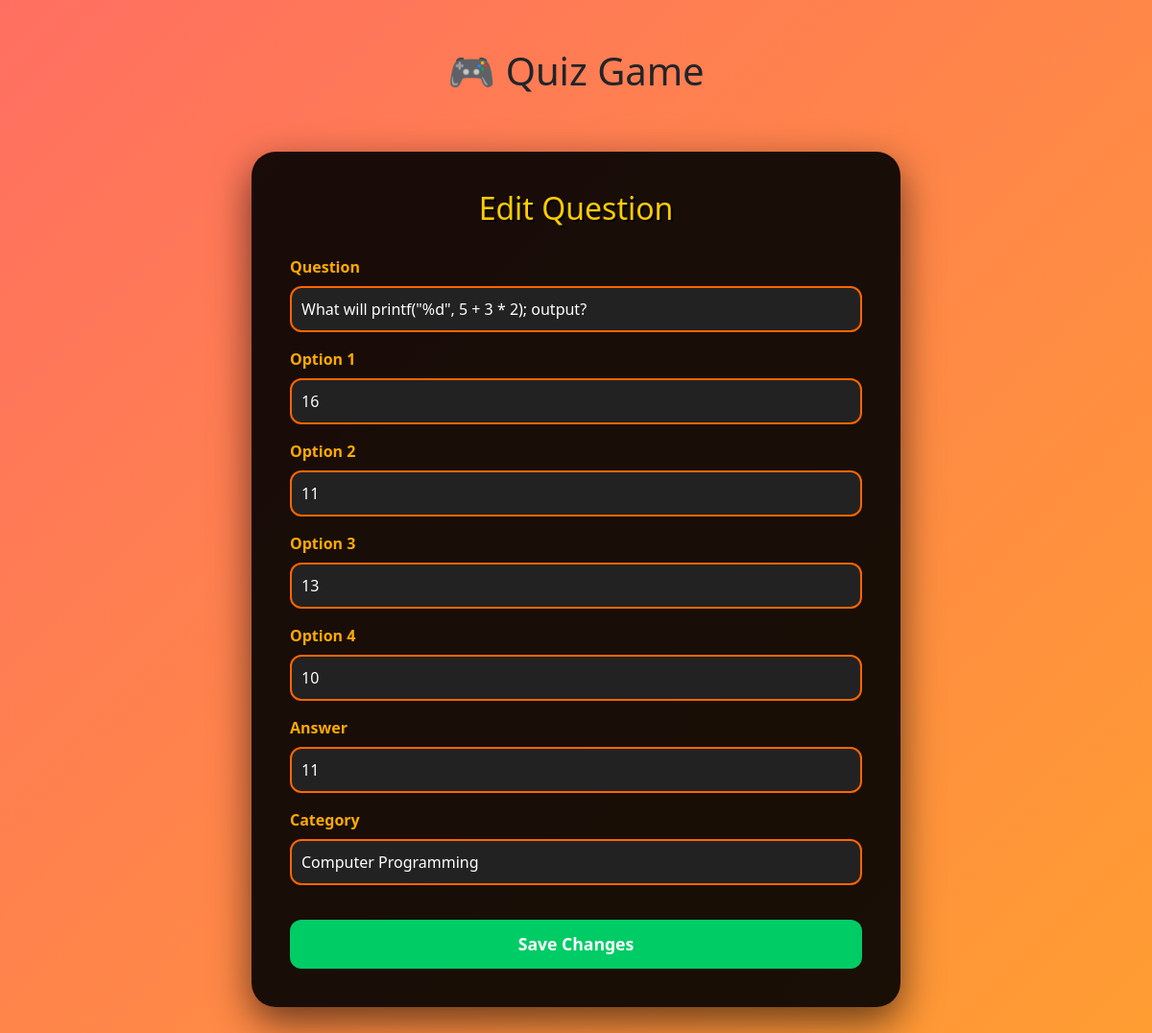
/admin/edit/3 (signed in), run on the app's committed database.
### main.py (models this page shows)
class Question(db.Model):
    id = db.Column(db.Integer, primary_key=True)
    question = db.Column(db.String(255), nullable=False)
    option1 = db.Column(db.String(100), nullable=False)
    option2 = db.Column(db.String(100), nullable=False)
    option3 = db.Column(db.String(100), nullable=False)
    option4 = db.Column(db.String(100), nullable=False)
    answer = db.Column(db.String(100), nullable=False)
    category = db.Column(db.String(100), nullable=False)

### main.py (the view, shortened to what this page needs)
@app.route('/admin/edit/<int:id>', methods=['GET', 'POST'])
def edit_question(id):
    if 'admin' not in session:
        return redirect(url_for('admin'))
    question = Question.query.get(id)
    return render_template('edit_question.html', question=question)

### templates/edit_question.html (shortened to what this page needs)
{% extends "base.html" %}
{% block content %}
<!DOCTYPE html>
<html lang="en">
<head>
</head>
<body>
    <div class="edit-form-container">
        <h3>Edit Question</h3>
        <form method="POST">
            <div class="mb-3">
                <label class="form-label">Question</label>
                <input type="text" name="question" class="form-control" value="{{ question.question }}" required>
            </div>
            <div class="mb-3">
                <label class="form-label">Option 1</label>
                <input type="text" name="option1" class="form-control" value="{{ question.option1 }}" required>
            </div>
            <div class="mb-3">
                <label class="form-label">Option 2</label>
                <input type="text" name="option2" class="form-control" value="{{ question.option2 }}" required>
            </div>
            <div class="mb-3">
                <label class="form-label">Option 3</label>
                <input type="text" name="option3" class="form-control" value="{{ question.option3 }}" required>
            </div>
            <div class="mb-3">
                <label class="form-label">Option 4</label>
                <input type="text" name="option4" class="form-control" value="{{ question.option4 }}" required>
            </div>
            <div class="mb-3">
                <label class="form-label">Answer</label>
                <input type="text" name="answer" class="form-control" value="{{ question.answer }}" required>
            </div>
            <div class="mb-3">
                <label class="form-label">Category</label>
                <input type="text" name="category" class="form-control" value="{{ question.category }}" required>
            </div>
            <button type="submit" class="btn btn-success w-100">Save Changes</button>
        </form>
    </div>
</body>
</html>
{% endblock %}

### templates/base.html (style rules this page uses)
body { padding-top: 50px; background: #f8f9fa; }

### templates/edit_question.html (style rules this page uses)
body { background: linear-gradient(-45deg, #ff6f61, #ffcc00, #ff6f61); background-size: 400% 400%; animation: gradientBG 12s ease infinite; font-family: 'Segoe UI', sans-serif; }
.edit-form-container { background-color: rgba(0, 0, 0, 0.9); padding: 40px; border-radius: 25px; box-shadow: 0 15px 40px rgba(0, 0, 0, 0.6); max-width: 700px; margin: 60px auto; color: #fff; }
h3 { font-size: 2rem; color: #ffcc00; text-align: center; margin-bottom: 30px; text-shadow: 2px 2px #000; }
label { font-weight: bold; color: #ffaa00; }
.form-control { background-color: #222; color: white; border: 2px solid #ff6600; border-radius: 12px; padding: 10px; transition: 0.3s ease; }
.btn-success { background-color: #00cc66; border: none; font-weight: bold; font-size: 1.1rem; border-radius: 12px; padding: 12px; margin-top: 20px; transition: all 0.3s ease-in-out; }

### data on the page
Question: question "What will printf(\"%d\", 5 + 3 * 2); output?", option1 "16", option2 "11", option3 "13", option4 "10", answer "11", category "Computer Programming"
